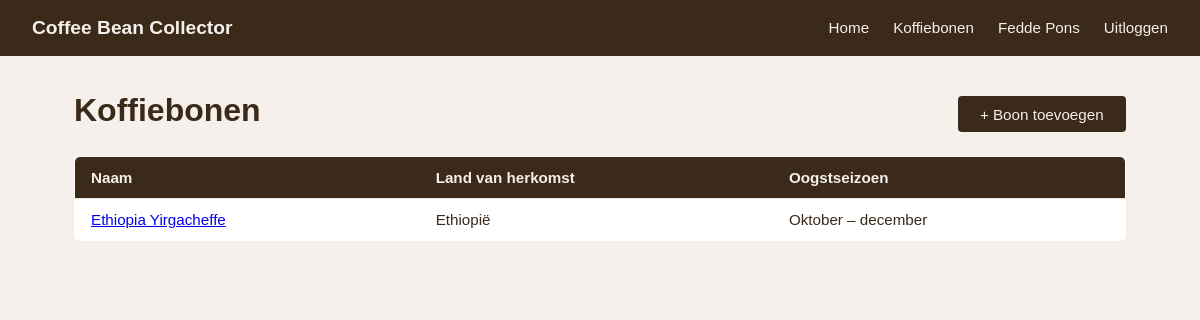
The app's page /bonen/ (signed in) with its own data.
### base/models.py (models this page shows, shortened)
class Bean(models.Model):
    name = models.CharField(max_length=255)
    country_of_origin = models.CharField(max_length=255)
    roaster = models.CharField(max_length=255, blank=True, default='')
    harvest_season = models.CharField(max_length=255)
    in_season = models.BooleanField(default=True)
    approved = models.BooleanField(default=False)
    approved_by = models.ForeignKey(
        User, null=True, blank=True, on_delete=models.SET_NULL, related_name='approved_beans'
    )

### base/views.py (the view)
# urls.py: path('bonen/', views.bean_list, name='bean_list'),
def bean_list(request):
    from .models import Bean
    beans = Bean.objects.filter(approved=True).order_by('name')
    pending_count = Bean.objects.filter(approved=False).count() if request.user.is_staff else 0
    return render(request, 'base/bean_list.html', {'beans': beans, 'pending_count': pending_count})

### base/templates/base/bean_list.html (shortened to what this page needs)
{% extends "base.html" %}
{% block content %}
<div class="bean-list-container">
    <div class="bean-list-header">
        <h1>Koffiebonen</h1>
        {% if user.is_authenticated %}
            <a href="{% url 'bean_add' %}" class="btn">+ Boon toevoegen</a>
        {% endif %}
    </div>
    {% if beans %}
        <table class="bean-table">
            <thead>
                <tr>
                    <th>Naam</th>
                    <th>Land van herkomst</th>
                    <th>Oogstseizoen</th>
                </tr>
            </thead>
            <tbody>
                {% for bean in beans %}
                    <tr>
                        <td><a href="{% url 'bean_detail' bean.pk %}">{{ bean.name }}</a></td>
                        <td>{{ bean.country_of_origin }}</td>
                        <td>{{ bean.harvest_season }}</td>
                    </tr>
                {% endfor %}
            </tbody>
        </table>
    {% else %}
        <p>Er zijn nog geen goedgekeurde koffiebonen.</p>
    {% endif %}
</div>
{% endblock %}

### base/templates/base.html (shortened to what this page needs)
{% load static %}
<!DOCTYPE html>
<html lang="nl">
<head>
    <link rel="stylesheet" href="{% static 'base/css/style.css' %}">
</head>
<body>
<nav>
    <a class="brand" href="/">Coffee Bean Collector</a>
    <ul>
        <li><a href="/">Home</a></li>
        <li><a href="{% url 'bean_list' %}">Koffiebonen</a></li>
        {% if user.is_authenticated %}
            <li><a href="{% url 'profile' %}">{{ user.get_full_name|default:user.username }}</a></li>
            <li>
                <form method="post" action="{% url 'logout' %}" style="margin:0;">
                    <button type="submit" class="nav-logout-btn">Uitloggen</button>
                </form>
            </li>
        {% else %}
            <li><a href="{% url 'login' %}">Inloggen</a></li>
            <li><a href="{% url 'register' %}">Registreren</a></li>
        {% endif %}
    </ul>
</nav>
<main>
    {% block content %}
    {% endblock %}
</main>
</body>
</html>

### base/static/base/css/style.css (style rules this page uses)
* { margin: 0; padding: 0; box-sizing: border-box; }
body { font-family: Arial, sans-serif; background-color: #f5f0eb; color: #3b2a1a; }
nav { background-color: #3b2a1a; padding: 0 2rem; display: flex; align-items: center; justify-content: space-between; height: 56px; }
nav .brand { color: #f5f0eb; font-size: 1.2rem; font-weight: bold; text-decoration: none; }
nav ul { list-style: none; display: flex; gap: 1.5rem; }
nav ul li a { color: #f5f0eb; text-decoration: none; font-size: 0.95rem; }
main { max-width: 1100px; margin: 2rem auto; padding: 0 1.5rem; }
.nav-logout-btn { background: none; border: none; color: #f5f0eb; font-size: 0.95rem; cursor: pointer; padding: 0; font-family: inherit; }
.btn { display: inline-block; margin-top: 0.5rem; padding: 0.6rem 1.4rem; background-color: #3b2a1a; color: #f5f0eb; border: none; border-radius: 4px; font-size: 0.95rem; cursor: pointer; text-decoration: none; }
.bean-list-header { display: flex; justify-content: space-between; align-items: center; margin-bottom: 1.5rem; }
.bean-table { width: 100%; border-collapse: collapse; background-color: #fff; border-radius: 6px; overflow: hidden; border: 1px solid #d9cdbf; }
.bean-table th, .bean-table td { padding: 0.75rem 1rem; text-align: left; font-size: 0.95rem; border-bottom: 1px solid #f0e8dc; }
.bean-table th { background-color: #3b2a1a; color: #f5f0eb; font-weight: bold; }
.bean-table tr:last-child td { border-bottom: none; }

### records on screen
Bean: name "Ethiopia Yirgacheffe", country_of_origin "Ethiopië", harvest_season "Oktober – december"

### other values on screen
{{ user.get_full_name|default:user.username }} "Fedde Pons"
